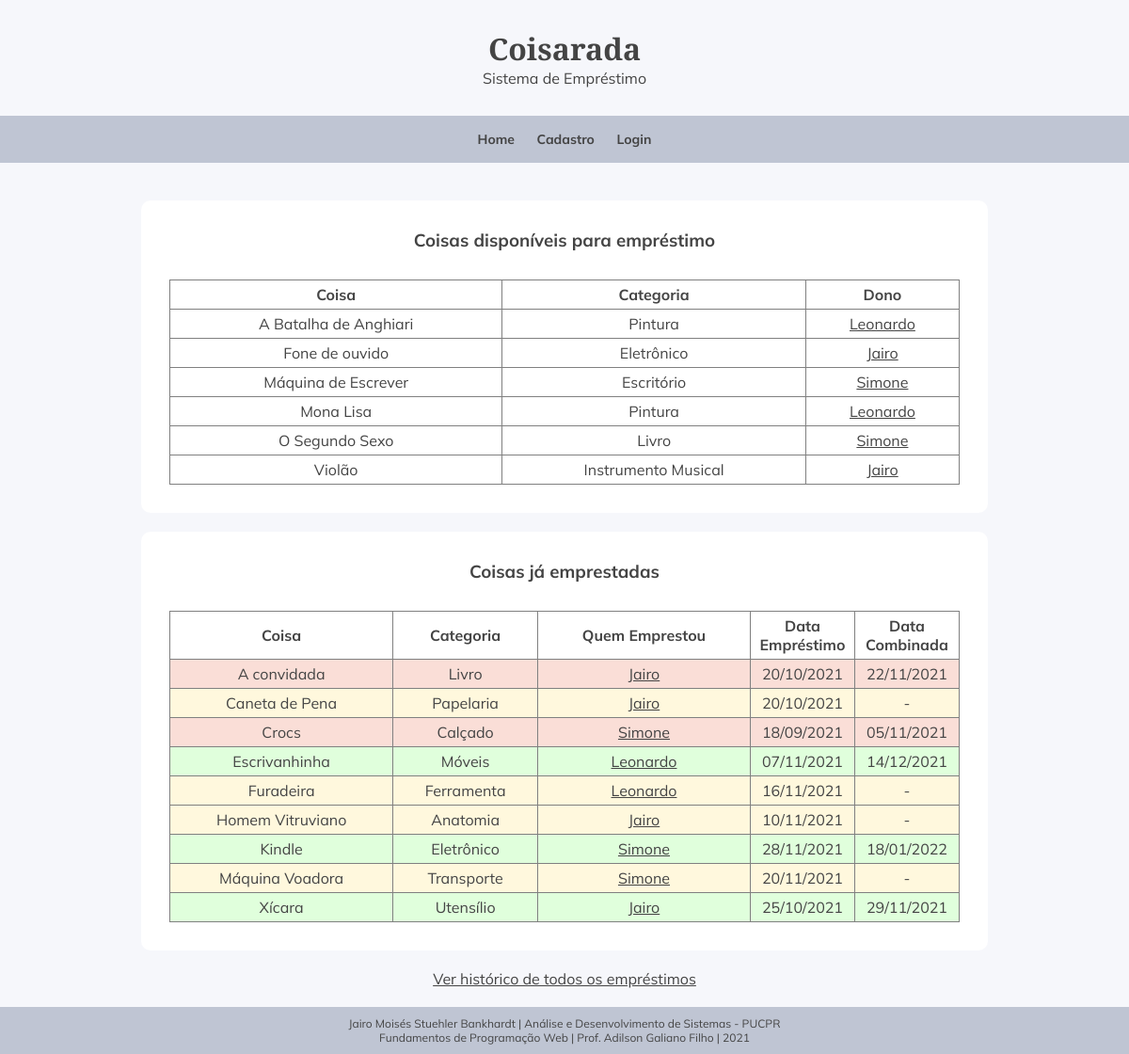
The page / on the database its author committed.
### tables this page shows
CREATE TABLE `coisas` (
  `id_coisa` int(11) NOT NULL,
  `nome_coisa` varchar(40) NOT NULL,
  `categoria` varchar(40) NOT NULL,
  `usuario` int(11) NOT NULL
);

CREATE TABLE `usuarios` (
  `id_usuario` int(11) NOT NULL,
  `nome` varchar(50) NOT NULL,
  `email` varchar(50) NOT NULL,
  `telefone` varchar(15) NOT NULL,
  `endereco` varchar(100) NOT NULL,
  `senha` varchar(40) NOT NULL
);

CREATE TABLE `emprestimo` (
  `id_emprestimo` int(11) NOT NULL,
  `item` int(11) NOT NULL,
  `usuario` int(11) NOT NULL,
  `data_emprestimo` date NOT NULL,
  `data_combinada` date NOT NULL,
  `data_devolvido` date NOT NULL
);

### index.php (the view, shortened to what this page needs)
<?php
include "estrutura_pagina/head.php";
include "estrutura_pagina/header_nav.php";
?>
    <main>
            <?php
            require_once "conecta_bd.php";
            $coisas_disponiveis = array();
            $coisas_emprestadas = array();
            try {
                $sql = "SELECT * FROM coisas ORDER BY nome_coisa";
                $query = $PDO->prepare($sql);
                $query->execute();
                $itens = $query->fetchAll(PDO::FETCH_ASSOC);
                if ($itens) {
                    foreach ($itens as $item) {
                        $id_item = $item['id_coisa'];
                        $sql = "SELECT * FROM emprestimo WHERE item = '$id_item'";
                        $query = $PDO->prepare($sql);
                        $query->execute();
                        $emprestimo = $query->fetchAll(PDO::FETCH_ASSOC);
                        if (!$emprestimo) {
                            array_push($coisas_disponiveis, $item);
                        } else {
                            $sql_emp = "SELECT id_emprestimo, data_emprestimo, data_combinada, data_devolvido, usuario as usu_emp
                                        FROM emprestimo
                                        WHERE item = '$id_item'
                                        ORDER BY id_emprestimo DESC LIMIT 1";
                            $query_emp = $PDO->prepare($sql_emp);
                            $query_emp->execute();
                            $maior_data = $query_emp->fetch(PDO::FETCH_ASSOC);
                            if ($maior_data['data_devolvido'] <> "0000-00-00") {
                                array_push($coisas_disponiveis, $item);
                            } else {
                                $dados_emprestimo = array_merge($item, $maior_data);
                                array_push($coisas_emprestadas, $dados_emprestimo);
                            }
                        }
                    }
                }
            } catch(PDOException $e) {
                echo "Erro em buscar itens: " . $e->getMessage();
            }
            ?>
        <section class="bloco_conteudo">
            <h3>Coisas disponíveis para empréstimo</h3>
            <?php
            if (!$coisas_disponiveis) {
                echo "<p>Não há itens disponíveis.</p>";
            } else {
                ?>
                <table class="tabela_exibicao">
                    <tr>
                        <th>Coisa</th>
                        <th>Categoria</th>
                        <th>Dono</th>
                    </tr>
                <?php
                foreach ($coisas_disponiveis as $disponivel) {
                    $id_dono = $disponivel['usuario'];
                    $sql_dono = "SELECT * FROM usuarios WHERE id_usuario = '$id_dono'";
                    $query_dono = $PDO->prepare($sql_dono);
                    $query_dono->execute();
                    $dono = $query_dono->fetch(PDO::FETCH_ASSOC);
                    $nome_dono = explode(" ", $dono['nome']);
                    $primeiro_nome = $nome_dono[0];
                    ?>
                    <tr>
                        <td><?php echo $disponivel['nome_coisa'] ?></td>
                        <td><?php echo $disponivel['categoria'] ?></td>
                        <td><a href="usuario.php?usuario=<?php echo $id_dono; ?>"><?php echo $primeiro_nome ?></a></td>
                    </tr>
                <?php
                }
                ?>
                </table>
                <?php
            }
            ?>
        </section>
        <section class="bloco_conteudo">
            <h3>Coisas já emprestadas</h3>
            <?php
            if (!$coisas_emprestadas) {
                echo "<p>Não há itens emprestados.</p>";
            } else {
                ?>
                <table class="tabela_exibicao">
                    <tr>
                        <th>Coisa</th>
                        <th>Categoria</th>
                        <th>Quem Emprestou</th>
                        <th style="width:100px">Data Empréstimo</th>
                        <th style="width:100px">Data Combinada</th>
                    </tr>
                <?php
                foreach ($coisas_emprestadas as $emprestado) {
                    $id_usuemp = $emprestado['usu_emp'];
                    $sql_usuemp = "SELECT * FROM usuarios WHERE id_usuario = '$id_usuemp'";
                    $query_usuemp = $PDO->prepare($sql_usuemp);
                    $query_usuemp->execute();
                    $usuemp = $query_usuemp->fetch(PDO::FETCH_ASSOC);
                    $nome_usuemp = explode(" ", $usuemp['nome']);
                    $primeiro_nome = $nome_usuemp[0];
                    $data_emp = new DateTime($emprestado['data_emprestimo']);
                    $data_emprestimo = $data_emp->format('d/m/Y');
                    $data_comb = new DateTime($emprestado['data_combinada']);
                    $data_combinada =  $emprestado['data_combinada'] == '0000-00-00' ? "-" : $data_comb->format('d/m/Y');
                    $cor_vencido = "rgb(250, 222, 215)";
                    $cor_semvencimento = "rgb(255, 248, 221)";
                    $cor_noprazo = "rgb(224, 255, 220)";
                    $hoje = date("Y-m-d");
                    if ($emprestado['data_combinada'] == '0000-00-00') {
                        $cor_fundo = $cor_semvencimento;
                    } elseif ($hoje > $emprestado['data_combinada']) {
                        $cor_fundo = $cor_vencido;
                    } else {
                        $cor_fundo = $cor_noprazo;
                    }
                    ?>
                    <tr style="background-color: <?php echo $cor_fundo; ?>;">
                        <td><?php echo $emprestado['nome_coisa'] ?></td>
                        <td><?php echo $emprestado['categoria'] ?></td>
                        <td><a href="usuario.php?usuario=<?php echo $emprestado['usuario']; ?>"><?php echo $primeiro_nome ?></a></td>
                        <td><?php echo $data_emprestimo ?></td>
                        <td><?php echo $data_combinada ?></td>
                    </tr>
                <?php
                }
                ?>
                </table>
                <?php
            }
            ?>
        </section>
        <p><a href='historico_emprestimo.php'>Ver histórico de todos os empréstimos</a></p>
    </main>
<?php
include "estrutura_pagina/footer.php";
?>

### estrutura_pagina/head.php (shortened to what this page needs)
<!DOCTYPE html>
<html lang="pt-br">
<head>
    <link rel="stylesheet" href="estrutura_pagina/estilo.css">
</head>

### estrutura_pagina/header_nav.php
<body>
    <header>
        <h1>Coisarada</h1>
        <p>Sistema de Empréstimo</p>
    </header>
    <nav id="menu">
        <ul>
            <li><a href="index.php">Home</a></li>
            <?php
            if (isset($_SESSION['id_usuario'])) {
            ?>
                <li><a href="perfil.php">Meu perfil</a></li>
                <li><a href="minhas_coisas.php">Minhas coisas</a></li>
                <li><a href="sair.php">Sair</a></li>
            <?php
            } else {
            ?>
                <li><a href="cadastro_usuario.php">Cadastro</a></li>
                <li><a href="login.php">Login</a></li>
            <?php
            }
            ?>
        </ul>
    </nav>

### estrutura_pagina/footer.php
<footer>
        <p>Jairo Moisés Stuehler Bankhardt | Análise e Desenvolvimento de Sistemas - PUCPR</p>
        <p>Fundamentos de Programação Web | Prof. Adilson Galiano Filho | 2021</p>
    </footer>
</body>
</html>

### estrutura_pagina/estilo.css (style rules this page uses)
* { font-family: 'Mulish', sans-serif; color: #444444; margin: 0; padding: 0; }
body { background-color: #F6F7FB; }
header { padding: 30px 0px; text-align: center; vertical-align: middle; margin: auto; background-color: #F6F7FB; }
header h1 { font-family: 'Cinzel Decorative', cursive; }
nav { text-align: center; background-color: #BFC5D3; font-size: 14px; }
#menu ul { padding:0px; margin:0px; list-style:none; width: 900px; margin: auto; }
#menu ul li { display: inline; }
#menu ul li a { padding: 16px 10px; display: inline-block; text-decoration: none; font-weight: bold; }
main { text-align: center; width: 900px; padding: 20px 0; margin: auto; }
footer { background-color: #BFC5D3; text-align: center; font-size: 12px; padding: 10px 0px; }
.bloco_conteudo { margin: 20px 0; padding: 30px; background-color: white; border-radius: 10px; }
.tabela_exibicao { width: 100%; border: 1px solid gray; border-collapse: collapse; margin-top: 30px; }
.tabela_exibicao th, .tabela_exibicao td { border: 1px solid gray; padding: 5px; }

### rows shown on the page
coisas: nome_coisa "A Batalha de Anghiari", categoria "Pintura", usuarios.nome "Leonardo"
coisas: nome_coisa "Fone de ouvido", categoria "Eletrônico", usuarios.nome "Jairo"
coisas: nome_coisa "Máquina de Escrever", categoria "Escritório", usuarios.nome "Simone"
coisas: nome_coisa "Mona Lisa", categoria "Pintura", usuarios.nome "Leonardo"
coisas: nome_coisa "O Segundo Sexo", categoria "Livro", usuarios.nome "Simone"
coisas: nome_coisa "Violão", categoria "Instrumento Musical", usuarios.nome "Jairo"
emprestimo: nome_coisa "A convidada", categoria "Livro", usuarios.nome "Jairo", data_emprestimo "20/10/2021", data_combinada "22/11/2021"
emprestimo: nome_coisa "Caneta de Pena", categoria "Papelaria", usuarios.nome "Jairo", data_emprestimo "20/10/2021", data_combinada "-"
emprestimo: nome_coisa "Crocs", categoria "Calçado", usuarios.nome "Simone", data_emprestimo "18/09/2021", data_combinada "05/11/2021"
emprestimo: nome_coisa "Escrivanhinha", categoria "Móveis", usuarios.nome "Leonardo", data_emprestimo "07/11/2021", data_combinada "14/12/2021"
emprestimo: nome_coisa "Furadeira", categoria "Ferramenta", usuarios.nome "Leonardo", data_emprestimo "16/11/2021", data_combinada "-"
usuarios: nome "Jairo"
emprestimo: nome_coisa "Kindle", categoria "Eletrônico", usuarios.nome "Simone", data_emprestimo "28/11/2021", data_combinada "18/01/2022"
emprestimo: nome_coisa "Máquina Voadora", categoria "Transporte", usuarios.nome "Simone", data_emprestimo "20/11/2021", data_combinada "-"
emprestimo: nome_coisa "Xícara", categoria "Utensílio", usuarios.nome "Jairo", data_emprestimo "25/10/2021", data_combinada "29/11/2021"

### other values the page prints
$emprestado['nome_coisa'] "Homem Vitruviano"
$emprestado['categoria'] "Anatomia"
$data_emprestimo "10/11/2021"
$data_combinada "-"
